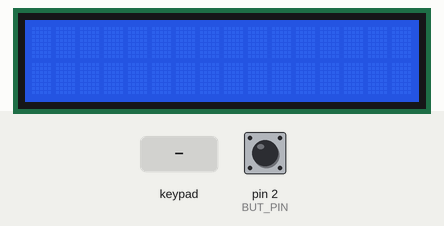
A program run on a simulated Arduino Uno, built with avr-gcc and run on an emulated ATmega328P. Shown: 16×2 character LCD. Inputs (shaded band) come from the test bench; at power-on: pin 2 (BUT_PIN) LOW.

Above: at 1.2 s.
1.3 s: keypad keys 1 3 1 2 1 1 1 0 pressed 0.4 s apart
At 4.4 s:
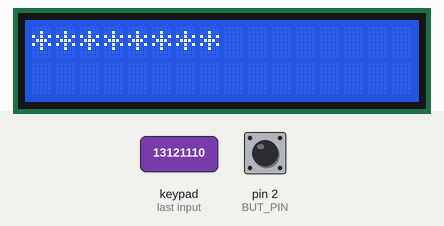
6.0 s: key '1' pressed
At 7.0 s:
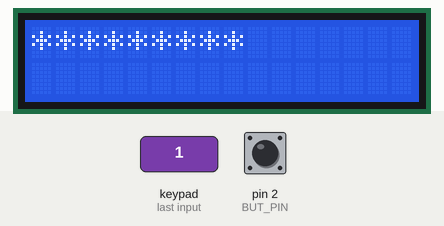
7.5 s: keypad keys 1 3 1 2 1 1 1 0 * pressed 0.4 s apart
At 11.9 s:
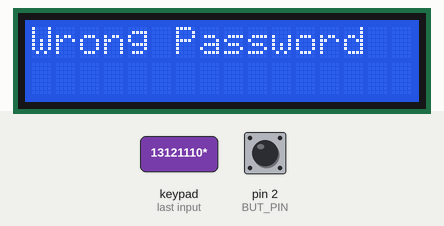
12.6 s: keypad keys 1 2 3 4 * pressed 0.4 s apart
At 15.2 s:
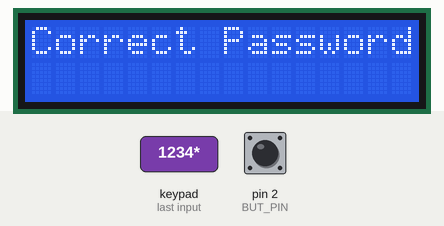
17.6 s: key '2' pressed
At 18.3 s:
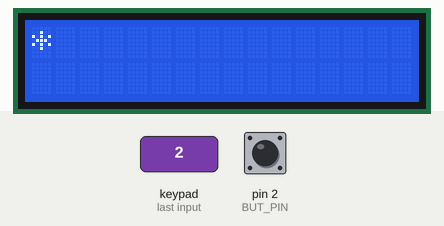
19.1 s: pin 2 (BUT_PIN) pulled HIGH for 0.15 s
At 20.4 s:
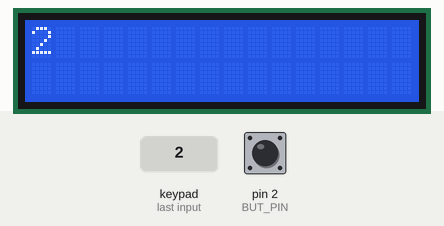
Timing chart, 0 to 21.7 s (numbered marks = the images above; inputs shaded):
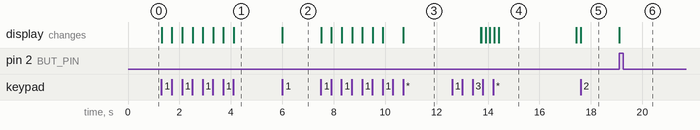

The program:

main.cpp
```cpp
#include <Arduino.h>
#include <LiquidCrystal.h>
#include <Keypad.h>

#define BUT_PIN 2

const byte ROWS = 4;
const byte COLS = 3;
char keys[ROWS][COLS] = {
    {'1','2','3'},
    {'4','5','6'},
    {'7','8','9'},
    {'*','0','#'}
};
byte rowPins[ROWS] = {13, 12, 11, 10};
byte colPins[COLS] = {9, 8, 7};

LiquidCrystal lcd(5, 4, 6, 3, 1, 0);

Keypad keyPad = Keypad( makeKeymap(keys), rowPins, colPins, ROWS, COLS );

String password = "1234";
String visiblePassword = "";
String unvisiblePassword = "";

volatile bool showPassword = false;
volatile bool change = false;

void toggleLCD(void) {
    showPassword = !showPassword;
    change = true;
}


void showValueOnLCD(){
    lcd.clear();
    if (showPassword) {
        lcd.print(visiblePassword);
    } else {
        lcd.print(unvisiblePassword);
    }
}

void setup() {
    lcd.begin(16, 2);
    pinMode(BUT_PIN, INPUT);
    attachInterrupt(digitalPinToInterrupt(BUT_PIN), toggleLCD, RISING);
}

void loop() {
    int value = keyPad.getKey();
    if(value) {
        if(value >= '0' && value <= '9') {
            visiblePassword += (value - '0');
            unvisiblePassword += "*";
            change = true;
        }
        else if (value == '*') {
            lcd.clear();
            if (visiblePassword == password){
                lcd.print("Correct Password");
            } else {
                lcd.print("Wrong Password");
            }
            delay(3000);
            lcd.clear();
            visiblePassword = "";
            unvisiblePassword = "";
        }
        else if (value == '#') {
            visiblePassword.remove(visiblePassword.length() - 1);
            unvisiblePassword.remove(unvisiblePassword.length() - 1);
            change = true;
        }
    }
    if(change) {
        showValueOnLCD();
        change = false;
    }
}
```

Measured:
- after the input at 1.3 s, the display: first changes at once (image 1 shows a later state)
- after the input at 6.0 s, the display: changes at once (image 2)
- after the input at 7.5 s, the display: first changes at once (image 3 shows a later state)
- after the input at 12.6 s, the display: first differs from a run without the input after 1.1 s (image 4 shows a later state)
- after the input at 17.6 s, the display: changes at once (image 5)
- after the input at 19.1 s, the display: changes at once (image 6)
- what the display in image 4 shows lasts 3.0 s, from 14.4 s to 17.4 s
